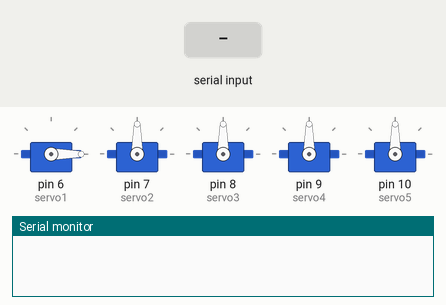
Recording of a sketch running on a simulated Arduino Uno, built with avr-gcc and run on an emulated ATmega328P. On the bench: 5 × servo, the last lines printed to the serial monitor. The test bench sets the inputs (shaded band).

Above: at 1.2 s.
1.3 s: "CUBE DETECTED\n" received over Serial
At 4.9 s:
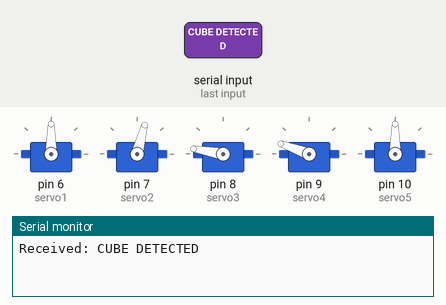
At 11.0 s:
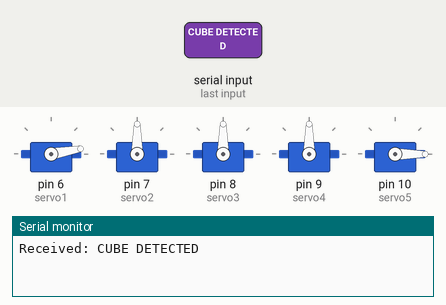
Timing chart, 0 to 19.3 s (numbered marks = the images above; inputs shaded):
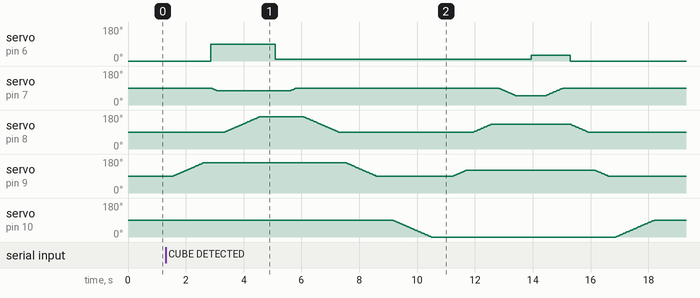

Measured:
- after the input at 1.3 s, servo on pin 6 (servo1): 0° → 90° after 1.6 s, → 10° 2.2 s later, → 30° 8.9 s later, → 0° 1.4 s later

The sketch:

old_uno_movement.ino
```cpp
#include <Servo.h>

Servo servo1;
Servo servo2;
Servo servo3;
Servo servo4;
Servo servo5;
String input;

void setup() {
  Serial.begin(115200);
  servo1.attach(6); // Gripper
  servo2.attach(7); // Wrist
  servo3.attach(8); // Elbow
  servo4.attach(9); // Hinge
  servo5.attach(10); // Base

  // Initial positions
  servo1.write(0);
  servo2.write(90);
  servo3.write(90);
  servo4.write(90);
  servo5.write(90);
}

void loop() {
  if (Serial.available()) {
    input = Serial.readStringUntil('\n');
    input.trim();

    Serial.print("Received: ");
    Serial.println(input);

    if (input == "CUBE DETECTED") {
      placeCube();
    } else if (input == "BALL DETECTED") {
      placeBall();
    }
  }
}

void placeCubeFast() {
  servo5.write(90);
  servo4.write(160);
  servo1.write(90);
  servo2.write(75);
  servo3.write(170);
  delay(300);
  servo1.write(10);

  delay(300);

  servo4.write(90);
  servo5.write(0);

  delay(300);

  servo4.write(120);
  servo3.write(130);
  servo2.write(50);
  servo1.write(30);

  delay(300);

  servo1.write(10);
  servo2.write(90);
  servo3.write(90);
  servo4.write(90);
  servo5.write(90);
}

void placeCube() {
  // Pick up and place cube to right
  smoothMove(servo5, 90, 90);     // Base: centered
  smoothMove(servo4, 90, 160);    // Hinge down
  servo1.write(90);               // Gripper open
  smoothMove(servo2, 90, 75);     // Wrist down
  smoothMove(servo3, 90, 170);    // Elbow down

  delay(300);

  servo1.write(10);               // Gripper close
  delay(500);

  smoothMove(servo2,75, 90);
  smoothMove(servo3, 170, 90);
  smoothMove(servo4, 160, 90);
  delay(300);

  smoothMove(servo5, 90, 0);      // Base rotate right
  delay(500);

  smoothMove(servo4, 90, 120);
  smoothMove(servo3, 90, 130);
  smoothMove(servo2, 90, 50);
  delay(300);

  servo1.write(30);               // Gripper open (release)
  delay(500);

  smoothMove(servo2, 50, 90);
  servo1.write(0);
  smoothMove(servo3, 130, 90);
  smoothMove(servo4, 120, 90);
  smoothMove(servo5, 0, 90);      // Return base to center
}

void placeBall() {
  // Pick up and place ball to left
  smoothMove(servo5, 90, 90);     // Base: centered
  smoothMove(servo4, 90, 180);    // Hinge down
  servo1.write(90);               // Gripper open
  smoothMove(servo2, 90, 110);     // Wrist down
  smoothMove(servo3, 90, 170);    // Elbow down

  delay(300);

  servo1.write(10);               // Gripper close
  delay(500);

  smoothMove(servo3, 170, 90);
  smoothMove(servo2, 110, 90);
  smoothMove(servo4, 180, 90);
  delay(300);

  smoothMove(servo5, 90, 180);    // Base rotate left
  delay(500);

  smoothMove(servo4, 90, 120);
  smoothMove(servo3, 90, 130);
  smoothMove(servo2, 90, 50);
  delay(300);

  servo1.write(30);               // Gripper open (release)
  delay(500);

  smoothMove(servo2, 50, 90);
  servo1.write(0);
  smoothMove(servo3, 130, 90);
  smoothMove(servo4, 120, 90);
  smoothMove(servo5, 180, 90);    // Return base to center
}

void smoothMove(Servo &servo, int from, int to) {
  int step = (to > from) ? 1 : -1;
  for (int pos = from; pos != to; pos += step) {
    servo.write(pos);
    delay(15);
  }
  servo.write(to);
  delay(250);
}
```
